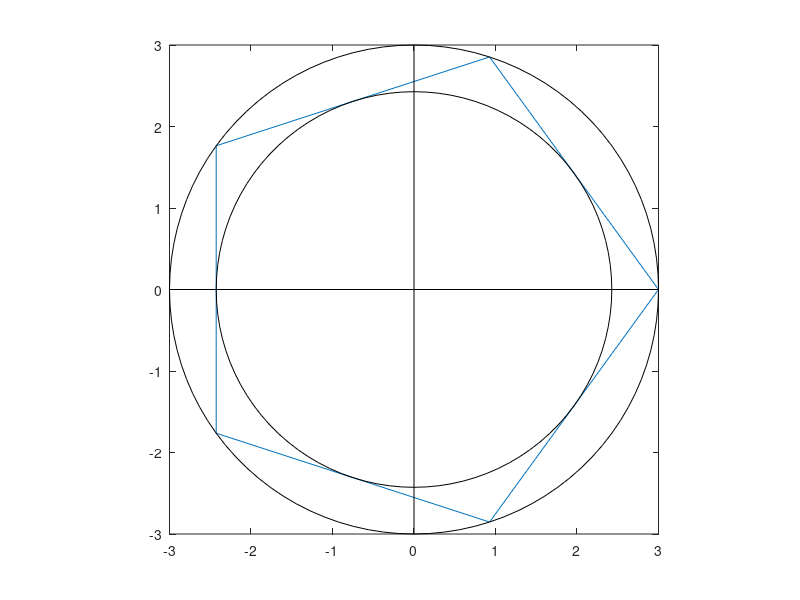

This chart was generated by the following MATLAB code:
clear all
close all
clc

% (i)
r = 3;
n = 5;
angle = 2 * pi / n;
Ca = cos(angle);
Sa = sin(angle);
R = [Ca, -Sa; Sa, Ca];
P(:, 1) = [r; 0];

for i = 1 : n
    P(:, i + 1) = R * P(:, i);
end

dtheta = 2 * pi /100;
theta = 0 : dtheta : 2 * pi;
x1 = r * cos(theta);
y1 = r * sin(theta);

figure(1);
plot([P(1, :), P(1, 1)], [P(2, :), P(2, 1)]);
axis square; hold on;
plot(x1, y1, 'k'); hold on
plot([-r, r], [0, 0], 'k'); hold on
plot([0, 0], [-r, r], 'k');
axis([-r, r, -r, r]);

% (ii)
r = r * sin(2 * pi / n) / sin(pi / n) / 2
dtheta = 2 * pi /100;
theta = 0 : dtheta : 2 * pi;
x2 = r * cos(theta);
y2 = r * sin(theta);

figure(1);
plot(x2, y2, 'k'); hold on
